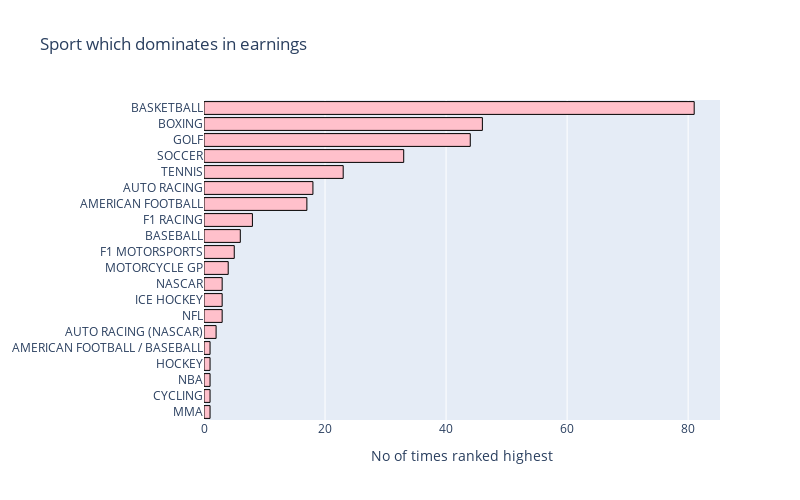

The code cell stored with this chart in its notebook:
### Code cell
#Which sports dominate in earnings?
data_1['Sport'] = data_1['Sport'].str.upper() # Converting the text to uppercase
max_sport = data_1['Sport'].value_counts().to_frame()

trace = go.Bar(
                    y = max_sport.index,
                    x = max_sport['Sport'] ,
                    orientation='h',
                    marker = dict(color='pink',
                                 line=dict(color='black',width=1)),
                    )
data = [trace]
layout = go.Layout(barmode = "group",title='Sport which dominates in earnings',width=800, height=500, 
                       xaxis= dict(title='No of times ranked highest'),
                       yaxis=dict(autorange="reversed"),
                       showlegend=False)
fig = go.Figure(data = data, layout = layout)
iplot(fig)

### Figure 1 — Plotly figure (JSON) as saved in the notebook; plotly's stock layout.template omitted (floating-point values rounded to 4 significant figures)
{"data": [{"marker": {"color": "pink", "line": {"color": "black", "width": 1}}, "orientation": "h", "type": "bar", "x": [81, 46, 44, 33, 23, 18, 17, 8, 6, 5, 4, 3, 3, 3, 2, 1, 1, 1, 1, 1], "y": ["BASKETBALL", "BOXING", "GOLF", "SOCCER", "TENNIS", "AUTO RACING", "AMERICAN FOOTBALL", "F1 RACING", "BASEBALL", "F1 MOTORSPORTS", "MOTORCYCLE GP", "NASCAR", "ICE HOCKEY", "NFL", "AUTO RACING (NASCAR)", "AMERICAN FOOTBALL / BASEBALL", "HOCKEY", "NBA", "CYCLING", "MMA"]}], "layout": {"barmode": "group", "height": 500, "showlegend": false, "title": {"text": "Sport which dominates in earnings"}, "width": 800, "xaxis": {"title": {"text": "No of times ranked highest"}}, "yaxis": {"autorange": "reversed"}}}
